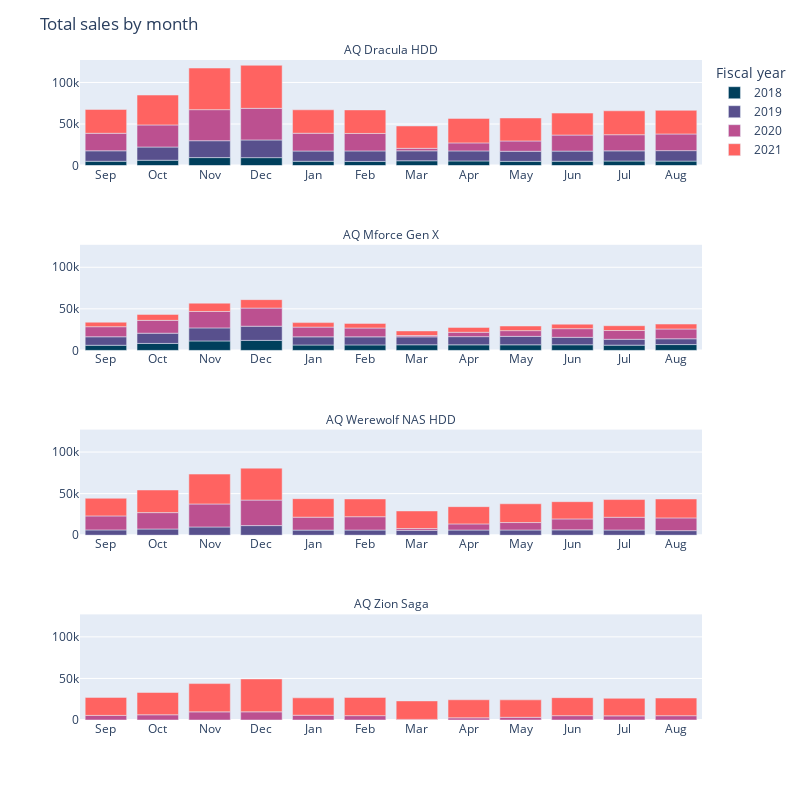

This figure's notebook cell:
### Code cell
# Build a stacked bar chart with sales on each year.
fig = px.bar(data_frame=sales_by_month_df,
             x='month',
             y='total_sold',
             facet_col='display_name',
             color='fiscal_year',
             facet_col_wrap=1,
             facet_row_spacing=0.12,
             width=800,
             height=800,
             color_discrete_sequence=custom_colors
             )

# Update axis titles
fig.update_xaxes(title_text='', showticklabels=True)
fig.update_yaxes(title_text='')

# Remove "product=" prefix from facet labels
fig.for_each_annotation(lambda a: a.update(text=a.text.split("=")[1]))

fig.update_layout(
    title='Total sales by month',
    legend_title_text='Fiscal year',
    showlegend=True
)


fig.show()

### Figure 1 — Plotly figure (JSON) as saved in the notebook; plotly's stock layout.template omitted (floating-point values rounded to 4 significant figures)
{"data": [{"alignmentgroup": "True", "hovertemplate": "fiscal_year=2018<br>display_name=AQ Dracula HDD<br>month=%{x}<br>total_sold=%{y}<extra></extra>", "legendgroup": "2018", "marker": {"color": "#003f5c", "pattern": {"shape": ""}}, "name": "2018", "offsetgroup": "2018", "orientation": "v", "showlegend": true, "textposition": "auto", "type": "bar", "x": ["Sep", "Oct", "Nov", "Dec", "Jan", "Feb", "Mar", "Apr", "May", "Jun", "Jul", "Aug"], "xaxis": "x4", "y": [5237, 6472, 9642, 9572, 5223, 5056, 5838, 5590, 5112, 5254, 5510, 5399], "yaxis": "y4"}, {"alignmentgroup": "True", "hovertemplate": "fiscal_year=2018<br>display_name=AQ Mforce Gen X<br>month=%{x}<br>total_sold=%{y}<extra></extra>", "legendgroup": "2018", "marker": {"color": "#003f5c", "pattern": {"shape": ""}}, "name": "2018", "offsetgroup": "2018", "orientation": "v", "showlegend": false, "textposition": "auto", "type": "bar", "x": ["Sep", "Oct", "Nov", "Dec", "Jan", "Feb", "Mar", "Apr", "May", "Jun", "Jul", "Aug"], "xaxis": "x3", "y": [6188, 8388, 11370, 12043, 6490, 6601, 6765, 6692, 6735, 6764, 6311, 7019], "yaxis": "y3"}, {"alignmentgroup": "True", "hovertemplate": "fiscal_year=2019<br>display_name=AQ Dracula HDD<br>month=%{x}<br>total_sold=%{y}<extra></extra>", "legendgroup": "2019", "marker": {"color": "#58508d", "pattern": {"shape": ""}}, "name": "2019", "offsetgroup": "2019", "orientation": "v", "showlegend": true, "textposition": "auto", "type": "bar", "x": ["Sep", "Oct", "Nov", "Dec", "Jan", "Feb", "Mar", "Apr", "May", "Jun", "Jul", "Aug"], "xaxis": "x4", "y": [12582, 15863, 20295, 21290, 12342, 12615, 11947, 12094, 12125, 12175, 12228, 12596], "yaxis": "y4"}, {"alignmentgroup": "True", "hovertemplate": "fiscal_year=2019<br>display_name=AQ Mforce Gen X<br>month=%{x}<br>total_sold=%{y}<extra></extra>", "legendgroup": "2019", "marker": {"color": "#58508d", "pattern": {"shape": ""}}, "name": "2019", "offsetgroup": "2019", "orientation": "v", "showlegend": false, "textposition": "auto", "type": "bar", "x": ["Sep", "Oct", "Nov", "Dec", "Jan", "Feb", "Mar", "Apr", "May", "Jun", "Jul", "Aug"], "xaxis": "x3", "y": [10209, 12303, 15721, 17051, 9826, 9696, 9522, 9872, 10156, 8994, 7051, 6960], "yaxis": "y3"}, {"alignmentgroup": "True", "hovertemplate": "fiscal_year=2019<br>display_name=AQ Werewolf NAS HDD<br>month=%{x}<br>total_sold=%{y}<extra></extra>", "legendgroup": "2019", "marker": {"color": "#58508d", "pattern": {"shape": ""}}, "name": "2019", "offsetgroup": "2019", "orientation": "v", "showlegend": false, "textposition": "auto", "type": "bar", "x": ["Sep", "Oct", "Nov", "Dec", "Jan", "Feb", "Mar", "Apr", "May", "Jun", "Jul", "Aug"], "xaxis": "x2", "y": [6349, 7446, 9886, 11564, 6105, 6201, 5886, 6210, 6239, 6414, 6217, 5489], "yaxis": "y2"}, {"alignmentgroup": "True", "hovertemplate": "fiscal_year=2020<br>display_name=AQ Dracula HDD<br>month=%{x}<br>total_sold=%{y}<extra></extra>", "legendgroup": "2020", "marker": {"color": "#bc5090", "pattern": {"shape": ""}}, "name": "2020", "offsetgroup": "2020", "orientation": "v", "showlegend": true, "textposition": "auto", "type": "bar", "x": ["Sep", "Oct", "Nov", "Dec", "Jan", "Feb", "Mar", "Apr", "May", "Jun", "Jul", "Aug"], "xaxis": "x4", "y": [21057, 26592, 37368, 38007, 21387, 21013, 2978, 9650, 12399, 19325, 19425, 20041], "yaxis": "y4"}, {"alignmentgroup": "True", "hovertemplate": "fiscal_year=2020<br>display_name=AQ Mforce Gen X<br>month=%{x}<br>total_sold=%{y}<extra></extra>", "legendgroup": "2020", "marker": {"color": "#bc5090", "pattern": {"shape": ""}}, "name": "2020", "offsetgroup": "2020", "orientation": "v", "showlegend": false, "textposition": "auto", "type": "bar", "x": ["Sep", "Oct", "Nov", "Dec", "Jan", "Feb", "Mar", "Apr", "May", "Jun", "Jul", "Aug"], "xaxis": "x3", "y": [12119, 15463, 19745, 21810, 11700, 10634, 1602, 5229, 6874, 10386, 10555, 11752], "yaxis": "y3"}, {"alignmentgroup": "True", "hovertemplate": "fiscal_year=2020<br>display_name=AQ Werewolf NAS HDD<br>month=%{x}<br>total_sold=%{y}<extra></extra>", "legendgroup": "2020", "marker": {"color": "#bc5090", "pattern": {"shape": ""}}, "name": "2020", "offsetgroup": "2020", "orientation": "v", "showlegend": false, "textposition": "auto", "type": "bar", "x": ["Sep", "Oct", "Nov", "Dec", "Jan", "Feb", "Mar", "Apr", "May", "Jun", "Jul", "Aug"], "xaxis": "x2", "y": [16848, 19716, 27680, 30699, 15591, 16040, 2151, 7379, 8973, 13182, 15380, 15332], "yaxis": "y2"}, {"alignmentgroup": "True", "hovertemplate": "fiscal_year=2020<br>display_name=AQ Zion Saga<br>month=%{x}<br>total_sold=%{y}<extra></extra>", "legendgroup": "2020", "marker": {"color": "#bc5090", "pattern": {"shape": ""}}, "name": "2020", "offsetgroup": "2020", "orientation": "v", "showlegend": false, "textposition": "auto", "type": "bar", "x": ["Sep", "Oct", "Nov", "Dec", "Jan", "Feb", "Mar", "Apr", "May", "Jun", "Jul", "Aug"], "xaxis": "x", "y": [5534, 6287, 9783, 9838, 5756, 5241, 742, 2647, 3247, 5235, 5024, 5168], "yaxis": "y"}, {"alignmentgroup": "True", "hovertemplate": "fiscal_year=2021<br>display_name=AQ Dracula HDD<br>month=%{x}<br>total_sold=%{y}<extra></extra>", "legendgroup": "2021", "marker": {"color": "#ff6361", "pattern": {"shape": ""}}, "name": "2021", "offsetgroup": "2021", "orientation": "v", "showlegend": true, "textposition": "auto", "type": "bar", "x": ["Sep", "Oct", "Nov", "Dec", "Jan", "Feb", "Mar", "Apr", "May", "Jun", "Jul", "Aug"], "xaxis": "x4", "y": [28694, 35933, 50056, 51811, 28161, 28305, 26895, 29475, 27650, 26412, 28745, 28438], "yaxis": "y4"}, {"alignmentgroup": "True", "hovertemplate": "fiscal_year=2021<br>display_name=AQ Mforce Gen X<br>month=%{x}<br>total_sold=%{y}<extra></extra>", "legendgroup": "2021", "marker": {"color": "#ff6361", "pattern": {"shape": ""}}, "name": "2021", "offsetgroup": "2021", "orientation": "v", "showlegend": false, "textposition": "auto", "type": "bar", "x": ["Sep", "Oct", "Nov", "Dec", "Jan", "Feb", "Mar", "Apr", "May", "Jun", "Jul", "Aug"], "xaxis": "x3", "y": [5421, 7129, 10007, 10167, 5400, 5564, 5562, 5874, 5580, 5424, 5768, 5961], "yaxis": "y3"}, {"alignmentgroup": "True", "hovertemplate": "fiscal_year=2021<br>display_name=AQ Werewolf NAS HDD<br>month=%{x}<br>total_sold=%{y}<extra></extra>", "legendgroup": "2021", "marker": {"color": "#ff6361", "pattern": {"shape": ""}}, "name": "2021", "offsetgroup": "2021", "orientation": "v", "showlegend": false, "textposition": "auto", "type": "bar", "x": ["Sep", "Oct", "Nov", "Dec", "Jan", "Feb", "Mar", "Apr", "May", "Jun", "Jul", "Aug"], "xaxis": "x2", "y": [21216, 27228, 35962, 38406, 22242, 21393, 21152, 20742, 22597, 20728, 21291, 22748], "yaxis": "y2"}, {"alignmentgroup": "True", "hovertemplate": "fiscal_year=2021<br>display_name=AQ Zion Saga<br>month=%{x}<br>total_sold=%{y}<extra></extra>", "legendgroup": "2021", "marker": {"color": "#ff6361", "pattern": {"shape": ""}}, "name": "2021", "offsetgroup": "2021", "orientation": "v", "showlegend": false, "textposition": "auto", "type": "bar", "x": ["Sep", "Oct", "Nov", "Dec", "Jan", "Feb", "Mar", "Apr", "May", "Jun", "Jul", "Aug"], "xaxis": "x", "y": [21660, 26818, 34031, 39566, 20906, 21941, 22216, 21677, 20987, 21655, 21080, 21269], "yaxis": "y"}], "layout": {"annotations": [{"font": {}, "showarrow": false, "text": "AQ Zion Saga", "x": 0.5, "xanchor": "center", "xref": "paper", "y": 0.16, "yanchor": "bottom", "yref": "paper"}, {"font": {}, "showarrow": false, "text": "AQ Werewolf NAS HDD", "x": 0.5, "xanchor": "center", "xref": "paper", "y": 0.44, "yanchor": "bottom", "yref": "paper"}, {"font": {}, "showarrow": false, "text": "AQ Mforce Gen X", "x": 0.5, "xanchor": "center", "xref": "paper", "y": 0.72, "yanchor": "bottom", "yref": "paper"}, {"font": {}, "showarrow": false, "text": "AQ Dracula HDD", "x": 0.5, "xanchor": "center", "xref": "paper", "y": 1, "yanchor": "bottom", "yref": "paper"}], "barmode": "relative", "height": 800, "legend": {"title": {"text": "Fiscal year"}, "tracegroupgap": 0}, "margin": {"t": 60}, "showlegend": true, "title": {"text": "Total sales by month"}, "width": 800, "xaxis": {"anchor": "y", "domain": [0, 1], "showticklabels": true, "title": {"text": ""}}, "xaxis2": {"anchor": "y2", "domain": [0, 1], "matches": "x", "showticklabels": true, "title": {"text": ""}}, "xaxis3": {"anchor": "y3", "domain": [0, 1], "matches": "x", "showticklabels": true, "title": {"text": ""}}, "xaxis4": {"anchor": "y4", "domain": [0, 1], "matches": "x", "showticklabels": true, "title": {"text": ""}}, "yaxis": {"anchor": "x", "domain": [0, 0.16], "title": {"text": ""}}, "yaxis2": {"anchor": "x2", "domain": [0.28, 0.44], "matches": "y", "title": {"text": ""}}, "yaxis3": {"anchor": "x3", "domain": [0.56, 0.72], "matches": "y", "title": {"text": ""}}, "yaxis4": {"anchor": "x4", "domain": [0.84, 1], "matches": "y", "title": {"text": ""}}}}
